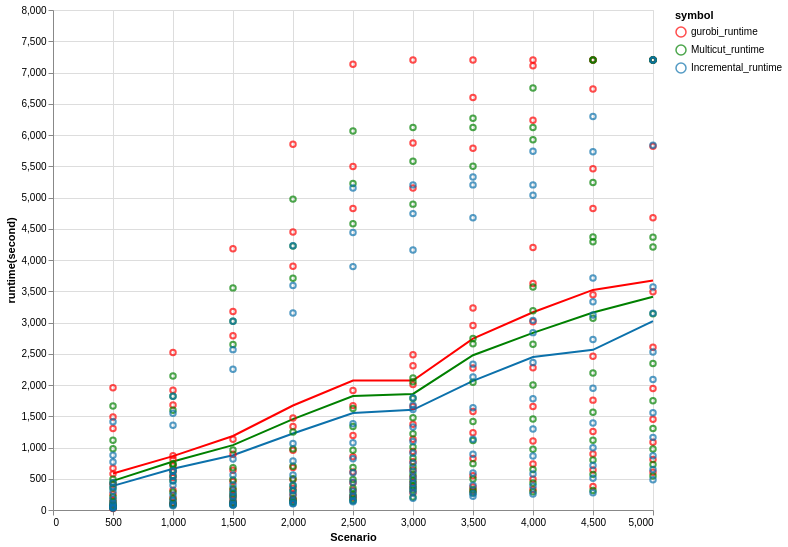

The cell this chart's notebook holds for it:
### Code cell
dataset("Trial") |>

@vlplot(:point, x="Scenario", y=:"runtime_sec", width = 600, height = 500, color={:symbol, 
    scale={domain=["gurobi_runtime", "Multicut_runtime", "Incremental_runtime"], range=[ :red, :green, "#0C71AB"]}}
) + 
@vlplot(mark=:line, x="Scenario", y={aggregate="mean","runtime_sec", title = :"runtime(second)"}) + 
@vlplot(:point, x="Scenario", y=:"runtime_sec", color={:symbol,
       scale={ domain=["gurobi_runtime", "Multicut_runtime", "Incremental_runtime"], range=[ :red, :green, "#0C71AB"]}}
)

### Figure 1 — Vega specification as saved in the notebook (floating-point values rounded to 4 significant figures; data arrays with more than 128 entries replaced by an {"elided": "..."} marker saying what was removed)
{"$schema": "https://vega.github.io/schema/vega/v5.json", "axes": [{"aria": false, "domain": false, "grid": true, "gridScale": "y", "labels": false, "maxExtent": 0, "minExtent": 0, "orient": "bottom", "scale": "x", "tickCount": {"signal": "ceil(width/40)"}, "ticks": false, "zindex": 0}, {"aria": false, "domain": false, "grid": true, "gridScale": "x", "labels": false, "maxExtent": 0, "minExtent": 0, "orient": "left", "scale": "y", "tickCount": {"signal": "ceil(height/40)"}, "ticks": false, "zindex": 0}, {"grid": false, "labelFlush": true, "labelOverlap": true, "orient": "bottom", "scale": "x", "tickCount": {"signal": "ceil(width/40)"}, "title": "Scenario", "zindex": 0}, {"grid": false, "labelOverlap": true, "orient": "left", "scale": "y", "tickCount": {"signal": "ceil(height/40)"}, "title": "runtime(second)", "zindex": 0}], "background": "white", "data": [{"name": "source_0", "values": {"elided": "373 records"}}, {"name": "data_0", "source": "source_0", "transform": [{"as": "Scenario", "expr": "toNumber(datum[\"Scenario\"])", "type": "formula"}]}, {"name": "data_1", "source": "data_0", "transform": [{"as": ["mean_runtime_sec"], "fields": ["runtime_sec"], "groupby": ["Scenario", "symbol"], "ops": ["mean"], "type": "aggregate"}]}, {"name": "data_2", "source": "data_0", "transform": [{"expr": "isValid(datum[\"Scenario\"]) && isFinite(+datum[\"Scenario\"]) && isValid(datum[\"runtime_sec\"]) && isFinite(+datum[\"runtime_sec\"])", "type": "filter"}]}], "height": 500, "legends": [{"encode": {"symbols": {"update": {"fill": {"value": "transparent"}, "opacity": {"value": 0.7}}}}, "stroke": "color", "symbolType": "circle", "title": "symbol"}], "marks": [{"encode": {"update": {"height": {"field": {"group": "height"}}, "width": {"field": {"group": "width"}}}}, "from": {"facet": {"data": "data_1", "groupby": ["symbol"], "name": "faceted_path_layer_0_main"}}, "marks": [{"encode": {"update": {"defined": {"signal": "isValid(datum[\"Scenario\"]) && isFinite(+datum[\"Scenario\"]) && isValid(datum[\"mean_runtime_sec\"]) && isFinite(+datum[\"mean_runtime_sec\"])"}, "description": {"signal": "\"Scenario: \" + (format(datum[\"Scenario\"], \"\")) + \"; runtime(second): \" + (format(datum[\"mean_runtime_sec\"], \"\")) + \"; symbol: \" + (isValid(datum[\"symbol\"]) ? datum[\"symbol\"] : \"\"+datum[\"symbol\"])"}, "stroke": {"field": "symbol", "scale": "color"}, "x": {"field": "Scenario", "scale": "x"}, "y": {"field": "mean_runtime_sec", "scale": "y"}}}, "from": {"data": "faceted_path_layer_0_main"}, "name": "layer_0_marks", "sort": {"field": "datum[\"Scenario\"]"}, "style": ["line"], "type": "line"}], "name": "layer_0_pathgroup", "type": "group"}, {"encode": {"update": {"ariaRoleDescription": {"value": "point"}, "description": {"signal": "\"Scenario: \" + (format(datum[\"Scenario\"], \"\")) + \"; runtime_sec: \" + (format(datum[\"runtime_sec\"], \"\")) + \"; symbol: \" + (isValid(datum[\"symbol\"]) ? datum[\"symbol\"] : \"\"+datum[\"symbol\"])"}, "fill": {"value": "transparent"}, "opacity": {"value": 0.7}, "stroke": {"field": "symbol", "scale": "color"}, "x": {"field": "Scenario", "scale": "x"}, "y": {"field": "runtime_sec", "scale": "y"}}}, "from": {"data": "data_2"}, "name": "layer_1_marks", "style": ["point"], "type": "symbol"}], "padding": 5, "scales": [{"domain": {"fields": [{"data": "data_1", "field": "Scenario"}, {"data": "data_2", "field": "Scenario"}]}, "name": "x", "nice": true, "range": [0, {"signal": "width"}], "type": "linear", "zero": false}, {"domain": {"fields": [{"data": "data_1", "field": "mean_runtime_sec"}, {"data": "data_2", "field": "runtime_sec"}]}, "name": "y", "nice": true, "range": [{"signal": "height"}, 0], "type": "linear", "zero": true}, {"domain": ["gurobi_runtime", "Multicut_runtime", "Incremental_runtime"], "name": "color", "range": ["red", "green", "#0C71AB"], "type": "ordinal"}], "style": "cell", "width": 600}
